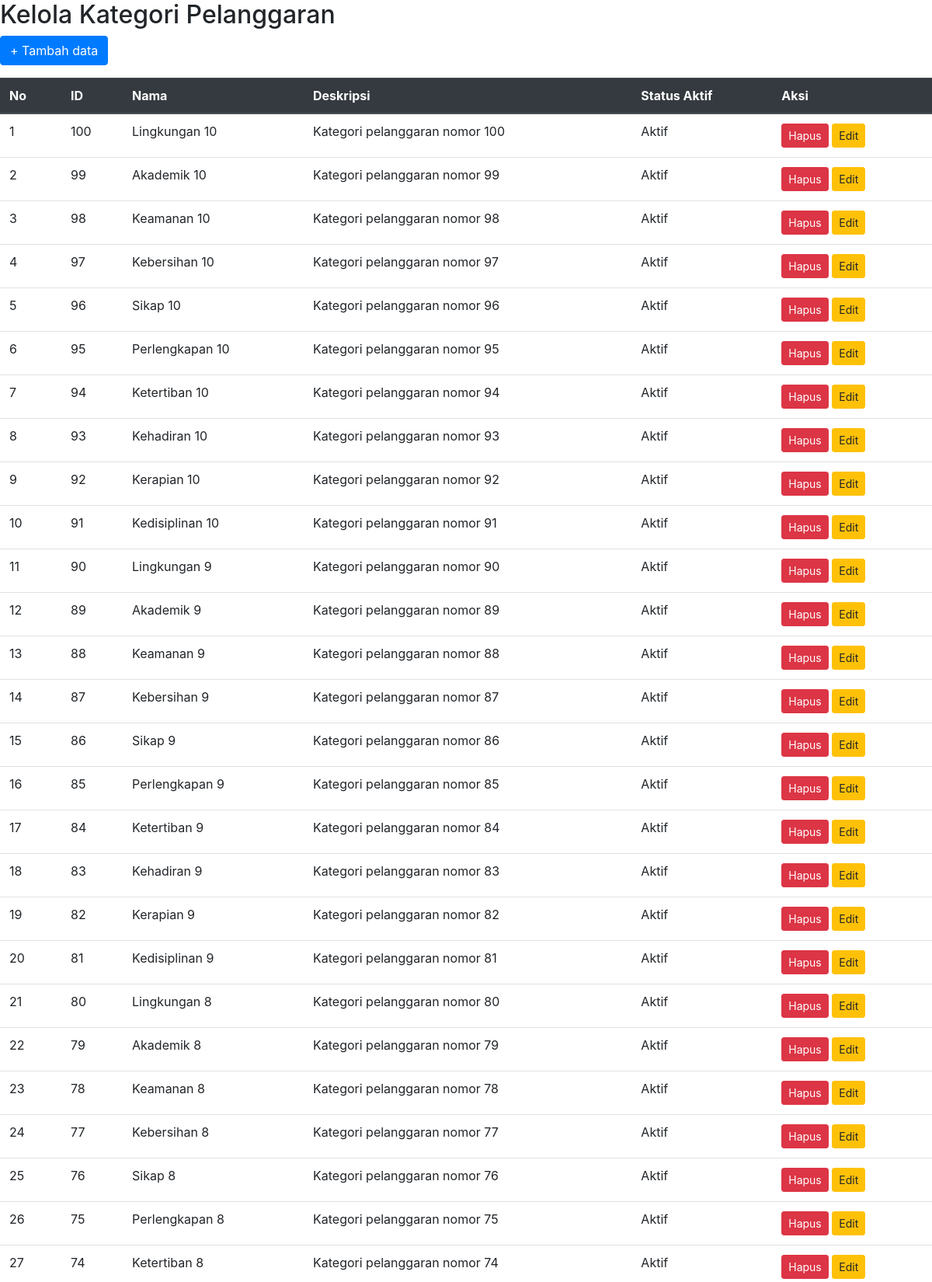
The page /kelola_kategori_pelanggaran.php (signed in, upper part) on the database its author committed.
### tables this page shows
CREATE TABLE `t_pelanggaran_kategori` (
  `id` int(11) NOT NULL,
  `nama` varchar(100) DEFAULT NULL,
  `deskripsi` text NOT NULL,
  `status_aktif` tinyint(1) NOT NULL,
  `created_at` timestamp NOT NULL DEFAULT current_timestamp(),
  `updated_at` timestamp NOT NULL DEFAULT current_timestamp()
);

### crud.php (the view, shortened to what this page needs)
<?php
function pasang_bootstrap() {
    echo "<link rel='stylesheet' href='" . BOOTSTRAP_CSS . "'>\n";
}
function nama_aman($s) { return str_replace('`', '``', $s); }
function nama_file_fitur($opsi, $jenis) {
    $n = $opsi['terpisah'] ?? '';
    $peta = [
        'tambah'        => "tambah_data_$n.php",
        'ubah'          => "edit_data_$n.php",
        'proses_tambah' => "proses_tambah_$n.php",
        'proses_ubah'   => "proses_edit_$n.php",
    ];
    return $peta[$jenis];
}
function label_kolom($nama, $kustom = []) {
    $dasar = $nama;
    if ($nama !== 'id') {
        $dasar = preg_replace('/_id$/', '', $dasar);
        $dasar = preg_replace('/^id_/', '', $dasar);
    }
    $singkatan = ['id', 'nis', 'nisn', 'nip'];
    $kata = explode('_', $dasar);
    foreach ($kata as $i => $w) {
        $kata[$i] = in_array(strtolower($w), $singkatan) ? strtoupper($w) : ucfirst(strtolower($w));
    }
    return implode(' ', $kata);
}
function teks_boolean($nama) {
    if (stripos($nama, 'aktif') !== false) { return ['Aktif', 'Tidak Aktif']; }
    return ['Ya', 'Tidak'];
}
function relasi_tabel($k, $tabel, $manual = []) {
    $hasil = [];
    try {
        $s = mysqli_prepare($k, "SELECT COLUMN_NAME, REFERENCED_TABLE_NAME FROM information_schema.KEY_COLUMN_USAGE WHERE TABLE_SCHEMA = DATABASE() AND TABLE_NAME = ? AND REFERENCED_TABLE_NAME IS NOT NULL");
        mysqli_stmt_bind_param($s, "s", $tabel);
        mysqli_stmt_execute($s);
        $q = mysqli_stmt_get_result($s);
    } catch (Throwable $e) {}
    try {
        $r = mysqli_query($k, "SHOW COLUMNS FROM `" . nama_aman($tabel) . "`");
        while ($c = mysqli_fetch_assoc($r)) {
            $n = $c['Field'];
            if (isset($hasil[$n]) || !preg_match('/^(.+)_id$/', $n, $m)) { continue; }
        }
    } catch (Throwable $e) {}
    return $hasil;
}
function tampil_nilai($nama, $nilai, $tipe, $rel = []) {
    if ($tipe === 'tinyint(1)') {
        $teks = teks_boolean($nama);
        return ((string)$nilai === '1') ? $teks[0] : $teks[1];
    }
    return (string)$nilai;
}
function siapkan_tabel($k, $tabel, $opsi) {
    $sembunyi = $opsi['sembunyi'] ?? [];
    $kolom = [];
    $r = mysqli_query($k, "SHOW COLUMNS FROM `$tabel`");
    while ($c = mysqli_fetch_assoc($r)) { $kolom[] = $c; }
    $rel = relasi_tabel($k, $tabel, $opsi['relasi'] ?? []);
    $input = array_filter($kolom, function ($c) use ($sembunyi) {
        return !in_array($c['Field'], array_merge(['id', 'created_at', 'updated_at'], $sembunyi));
    });
    return [$kolom, $input, $rel];
}
function crud($k, $tabel, $opsi = []) {
    $readonly = !empty($opsi['readonly']);
    $terpisah = !empty($opsi['terpisah']);
    $labelKustom = $opsi['label'] ?? [];
    $sembunyi = $opsi['sembunyi'] ?? [];
    list($kolom, $input, $rel) = siapkan_tabel($k, $tabel, $opsi);
    pasang_bootstrap();
    if (!$readonly && $terpisah) {
        echo "<p class='mb-3'><a class='btn btn-primary' href='" . htmlspecialchars(nama_file_fitur($opsi, 'tambah')) . "'>+ Tambah data</a></p>";
    }
    $tampil = array_filter($kolom, function ($c) use ($sembunyi) {
        return !in_array($c['Field'], array_merge(['created_at', 'updated_at'], $sembunyi));
    });
    echo "<div class='table-responsive'><table class='" . KELAS_TABEL . "'><thead class='" . KELAS_HEADER . "'><tr><th>No</th>";
    foreach ($tampil as $c) { echo "<th>" . htmlspecialchars(label_kolom($c['Field'], $labelKustom)) . "</th>"; }
    if (!$readonly) { echo "<th>Aksi</th>"; }
    echo "</tr></thead><tbody>";
    $data = mysqli_query($k, "SELECT * FROM `$tabel` ORDER BY id DESC LIMIT 100");
    $no = 1;
    while ($row = mysqli_fetch_assoc($data)) {
        echo "<tr><td>" . $no++ . "</td>";
        foreach ($tampil as $c) {
            echo "<td>" . htmlspecialchars(tampil_nilai($c['Field'], $row[$c['Field']], $c['Type'], $rel)) . "</td>";
        }
        if (!$readonly) {
            $linkUbah = $terpisah
                ? htmlspecialchars(nama_file_fitur($opsi, 'ubah')) . "?id=" . (int)$row['id']
                : "?ubah=" . (int)$row['id'];
            echo "<td>"
                . "<form method='POST' style='display:inline' onsubmit=\"return confirm('Hapus data ini?')\">"
                . "<input type='hidden' name='aksi' value='hapus'><input type='hidden' name='id' value='" . (int)$row['id'] . "'>"
                . "<button type='submit' class='btn btn-sm btn-danger'>Hapus</button></form> "
                . "<a class='btn btn-sm btn-warning' href='" . $linkUbah . "'>Edit</a></td>";
        }
        echo "</tr>";
    }
    echo "</tbody></table></div>";
}

### rows shown on the page
t_pelanggaran_kategori: Type "100", Type "Lingkungan 10", Type "Kategori pelanggaran nomor 100", Type "Aktif"
t_pelanggaran_kategori: Type "99", Type "Akademik 10", Type "Kategori pelanggaran nomor 99", Type "Aktif"
t_pelanggaran_kategori: Type "98", Type "Keamanan 10", Type "Kategori pelanggaran nomor 98", Type "Aktif"
t_pelanggaran_kategori: Type "97", Type "Kebersihan 10", Type "Kategori pelanggaran nomor 97", Type "Aktif"
t_pelanggaran_kategori: Type "96", Type "Sikap 10", Type "Kategori pelanggaran nomor 96", Type "Aktif"
t_pelanggaran_kategori: Type "95", Type "Perlengkapan 10", Type "Kategori pelanggaran nomor 95", Type "Aktif"
t_pelanggaran_kategori: Type "94", Type "Ketertiban 10", Type "Kategori pelanggaran nomor 94", Type "Aktif"
t_pelanggaran_kategori: Type "93", Type "Kehadiran 10", Type "Kategori pelanggaran nomor 93", Type "Aktif"
t_pelanggaran_kategori: Type "92", Type "Kerapian 10", Type "Kategori pelanggaran nomor 92", Type "Aktif"
t_pelanggaran_kategori: Type "91", Type "Kedisiplinan 10", Type "Kategori pelanggaran nomor 91", Type "Aktif"
t_pelanggaran_kategori: Type "90", Type "Lingkungan 9", Type "Kategori pelanggaran nomor 90", Type "Aktif"
t_pelanggaran_kategori: Type "89", Type "Akademik 9", Type "Kategori pelanggaran nomor 89", Type "Aktif"
t_pelanggaran_kategori: Type "88", Type "Keamanan 9", Type "Kategori pelanggaran nomor 88", Type "Aktif"
t_pelanggaran_kategori: Type "87", Type "Kebersihan 9", Type "Kategori pelanggaran nomor 87", Type "Aktif"
t_pelanggaran_kategori: Type "86", Type "Sikap 9", Type "Kategori pelanggaran nomor 86", Type "Aktif"
t_pelanggaran_kategori: Type "85", Type "Perlengkapan 9", Type "Kategori pelanggaran nomor 85", Type "Aktif"
t_pelanggaran_kategori: Type "84", Type "Ketertiban 9", Type "Kategori pelanggaran nomor 84", Type "Aktif"
t_pelanggaran_kategori: Type "83", Type "Kehadiran 9", Type "Kategori pelanggaran nomor 83", Type "Aktif"
t_pelanggaran_kategori: Type "82", Type "Kerapian 9", Type "Kategori pelanggaran nomor 82", Type "Aktif"
t_pelanggaran_kategori: Type "81", Type "Kedisiplinan 9", Type "Kategori pelanggaran nomor 81", Type "Aktif"
t_pelanggaran_kategori: Type "80", Type "Lingkungan 8", Type "Kategori pelanggaran nomor 80", Type "Aktif"
t_pelanggaran_kategori: Type "79", Type "Akademik 8", Type "Kategori pelanggaran nomor 79", Type "Aktif"
t_pelanggaran_kategori: Type "78", Type "Keamanan 8", Type "Kategori pelanggaran nomor 78", Type "Aktif"
t_pelanggaran_kategori: Type "77", Type "Kebersihan 8", Type "Kategori pelanggaran nomor 77", Type "Aktif"
t_pelanggaran_kategori: Type "76", Type "Sikap 8", Type "Kategori pelanggaran nomor 76", Type "Aktif"
t_pelanggaran_kategori: Type "75", Type "Perlengkapan 8", Type "Kategori pelanggaran nomor 75", Type "Aktif"
t_pelanggaran_kategori: Type "74", Type "Ketertiban 8", Type "Kategori pelanggaran nomor 74", Type "Aktif"

### other values the page prints
label_kolom($c['Field'], $labelKustom) "ID"
label_kolom($c['Field'], $labelKustom) "Nama"
label_kolom($c['Field'], $labelKustom) "Deskripsi"
label_kolom($c['Field'], $labelKustom) "Status Aktif"
